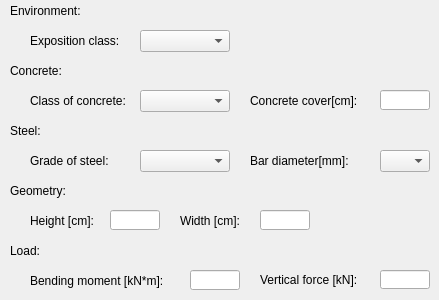
      <widget class="QWidget" name="col_tab">
       <attribute name="title">
        <string>Column</string>
       </attribute>
       <widget class="QLabel" name="c_exp_label">
        <property name="geometry">
         <rect>
          <x>30</x>
          <y>30</y>
          <width>91</width>
          <height>21</height>
         </rect>
        </property>
        <property name="text">
         <string>Exposition class:</string>
        </property>
       </widget>
       <widget class="QLabel" name="c_geom_label">
        <property name="geometry">
         <rect>
          <x>10</x>
          <y>180</y>
          <width>111</width>
          <height>21</height>
         </rect>
        </property>
        <property name="text">
         <string>Geometry:</string>
        </property>
       </widget>
       <widget class="QLabel" name="c_concrete_label">
        <property name="geometry">
         <rect>
          <x>10</x>
          <y>60</y>
          <width>111</width>
          <height>21</height>
         </rect>
        </property>
        <property name="text">
         <string>Concrete:</string>
        </property>
       </widget>
       <widget class="QLabel" name="c_concr_cover_label">
        <property name="geometry">
         <rect>
          <x>250</x>
          <y>90</y>
          <width>121</width>
          <height>21</height>
         </rect>
        </property>
        <property name="text">
         <string>Concrete cover[cm]:</string>
        </property>
       </widget>
       <widget class="QComboBox" name="c_bar_diam_combo">
        <property name="geometry">
         <rect>
          <x>380</x>
          <y>150</y>
          <width>50</width>
          <height>22</height>
         </rect>
        </property>
       </widget>
       <widget class="QLabel" name="c_env_label">
        <property name="geometry">
         <rect>
          <x>10</x>
          <y>0</y>
          <width>111</width>
          <height>21</height>
         </rect>
        </property>
        <property name="text">
         <string>Environment:</string>
        </property>
       </widget>
       <widget class="QLabel" name="c_steel_label">
        <property name="geometry">
         <rect>
          <x>10</x>
          <y>120</y>
          <width>111</width>
          <height>21</height>
         </rect>
        </property>
        <property name="text">
         <string>Steel:</string>
        </property>
       </widget>
       <widget class="QLabel" name="c_steel_grade_label">
        <property name="geometry">
         <rect>
          <x>30</x>
          <y>150</y>
          <width>91</width>
          <height>21</height>
         </rect>
        </property>
        <property name="text">
         <string>Grade of steel:</string>
        </property>
       </widget>
       <widget class="QLabel" name="c_bar_label">
        <property name="geometry">
         <rect>
          <x>250</x>
          <y>150</y>
          <width>121</width>
          <height>21</height>
         </rect>
        </property>
        <property name="text">
         <string>Bar diameter[mm]:</string>
        </property>
       </widget>
       <widget class="QComboBox" name="c_exp_combo">
        <property name="geometry">
         <rect>
          <x>140</x>
          <y>30</y>
          <width>90</width>
          <height>22</height>
         </rect>
        </property>
       </widget>
       <widget class="QLabel" name="c_concr_class_label">
        <property name="geometry">
         <rect>
          <x>30</x>
          <y>90</y>
          <width>101</width>
          <height>21</height>
         </rect>
        </property>
        <property name="text">
         <string>Class of concrete:</string>
        </property>
       </widget>
       <widget class="QComboBox" name="c_steel_grade_combo">
        <property name="geometry">
         <rect>
          <x>140</x>
          <y>150</y>
          <width>90</width>
          <height>22</height>
         </rect>
        </property>
       </widget>
       <widget class="QComboBox" name="c_concr_class_combo">
        <property name="geometry">
         <rect>
          <x>140</x>
          <y>90</y>
          <width>90</width>
          <height>22</height>
         </rect>
        </property>
       </widget>
       <widget class="QLineEdit" name="c_concr_cover_lineEdit">
        <property name="geometry">
         <rect>
          <x>380</x>
          <y>90</y>
          <width>50</width>
          <height>20</height>
         </rect>
        </property>
        <property name="maxLength">
         <number>6</number>
        </property>
       </widget>
       <widget class="QLabel" name="c_width_label">
        <property name="geometry">
         <rect>
          <x>180</x>
          <y>210</y>
          <width>91</width>
          <height>21</height>
         </rect>
        </property>
        <property name="text">
         <string>Width [cm]:</string>
        </property>
       </widget>
       <widget class="QLabel" name="c_height_label">
        <property name="geometry">
         <rect>
          <x>30</x>
          <y>210</y>
          <width>91</width>
          <height>21</height>
         </rect>
        </property>
        <property name="text">
         <string>Height [cm]:</string>
        </property>
       </widget>
       <widget class="QLineEdit" name="c_height_lineEdit">
        <property name="geometry">
         <rect>
          <x>110</x>
          <y>210</y>
          <width>50</width>
          <height>20</height>
         </rect>
        </property>
        <property name="maxLength">
         <number>6</number>
        </property>
       </widget>
       <widget class="QLineEdit" name="c_width_lineEdit">
        <property name="geometry">
         <rect>
          <x>260</x>
          <y>210</y>
          <width>50</width>
          <height>20</height>
         </rect>
        </property>
        <property name="maxLength">
         <number>6</number>
        </property>
       </widget>
       <widget class="QLabel" name="c_moment_label">
        <property name="geometry">
         <rect>
          <x>30</x>
          <y>270</y>
          <width>151</width>
          <height>21</height>
         </rect>
        </property>
        <property name="text">
         <string>Bending moment [kN*m]:</string>
        </property>
       </widget>
       <widget class="QLineEdit" name="c_moment_lineEdit">
        <property name="geometry">
         <rect>
          <x>190</x>
          <y>270</y>
          <width>50</width>
          <height>20</height>
         </rect>
        </property>
        <property name="maxLength">
         <number>6</number>
        </property>
       </widget>
       <widget class="QLabel" name="c_load_label">
        <property name="geometry">
         <rect>
          <x>10</x>
          <y>240</y>
          <width>111</width>
          <height>21</height>
         </rect>
        </property>
        <property name="text">
         <string>Load:</string>
        </property>
       </widget>
       <widget class="QLineEdit" name="c_vertical_lineEdit">
        <property name="geometry">
         <rect>
          <x>380</x>
          <y>270</y>
          <width>50</width>
          <height>19</height>
         </rect>
        </property>
        <property name="maxLength">
         <number>6</number>
        </property>
       </widget>
       <widget class="QLabel" name="c_vertical_label">
        <property name="geometry">
         <rect>
          <x>260</x>
          <y>270</y>
          <width>121</width>
          <height>20</height>
         </rect>
        </property>
        <property name="text">
         <string>Vertical force [kN]:</string>
        </property>
       </widget>
      </widget>
